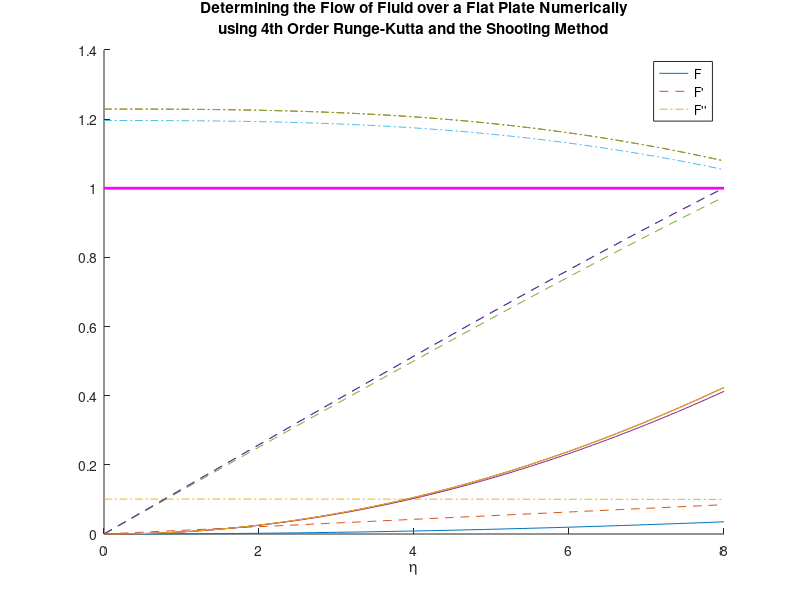

Here is the MATLAB script that generated this plot:
clear all;
close all;
clc;

tic         % start clock

h = 0.1;           % R-K step size
x = 0:h:8;         % calculate x values
eps = 0.00001;      % epsilon, given
e1 = 0;             % initialize error
e2 = 0;             % initialize error
ds = 0.001;          % Newton-Raphson step size

y1 = zeros(1,length(x));     % initialize y1
y2 = zeros(1,length(x));     % initialize y2
y3 = zeros(1,length(x));     % initialize y3

y1(1) = 0;                  % given
y2(1) = 0;                  % given
y2(length(x)) = 1;          % given

s = 0.1;                   % initial guess for y3(1)

k = 0;                      % variable to count number of iterations required to satisfy epsilon


for j = 1:100        % If too many iterations, stop and change initial guess
    
    k = k + 1;              % count number of iterations performed
    y3(1) = s;              % set initial guess
    
    for i=1:(length(x)-1)
    
        % Solve for Runge-Kutta Constants and calculate
        k1_y1 = y2(i) * h;
        k1_y2 = y3(i) * h;
        k1_y3 = -y1(i) * y3(i) * h;
    
        k2_y1 = (y2(i) + k1_y1 / 2) * h;
        k2_y2 = (y3(i) + k1_y2 / 2) * h;
        k2_y3 = -(y1(i) + k1_y1 / 2) * (y3(i) + k1_y3 / 2) * h;
    
        k3_y1 = (y2(i) + k2_y1 / 2) * h;
        k3_y2 = (y3(i) + k2_y2 / 2) * h;
        k3_y3 = -(y1(i) + k2_y1/2) * (y3(i) + k2_y3 / 2) * h;
    
        k4_y1 = (y2(i) + k3_y1) * h;
        k4_y2 = (y3(i) + k3_y2) * h;
        k4_y3 = -(y1(i) + k3_y1) * (y3(i) + k3_y3) * h;
    
        y1(i+1) = y1(i) + (1/6) * (k1_y1 + 2*k2_y1 + 2*k3_y1 + k4_y1) * h;
        y2(i+1) = y2(i) + (1/6) * (k1_y2 + 2*k2_y2 + 2*k3_y2 + k4_y2) * h;
        y3(i+1) = y3(i) + (1/6) * (k1_y3 + 2*k2_y3 + 2*k3_y3 + k4_y3) * h;
    end
    
    e1 = y2(length(x));     % store final value of first y2
    y3(1) = s + ds;     % add Newton-Raphson step to initial guess and recompute

    for i=1:(length(x)-1)   

        % Solve for Runge-Kutta Constants and calculate again
        k1_y1 = y2(i) * h;
        k1_y2 = y3(i) * h;
        k1_y3 = -y1(i) * y3(i) * h;
    
        k2_y1 = (y2(i) + k1_y1 / 2) * h;
        k2_y2 = (y3(i) + k1_y2 / 2) * h;
        k2_y3 = -(y1(i) + k1_y1 / 2) * (y3(i) + k1_y3 / 2) * h;
    
        k3_y1 = (y2(i) + k2_y1 / 2) * h;
        k3_y2 = (y3(i) + k2_y2 / 2) * h;
        k3_y3 = -(y1(i) + k2_y1/2) * (y3(i) + k2_y3 / 2) * h;
    
        k4_y1 = (y2(i) + k3_y1) * h;
        k4_y2 = (y3(i) + k3_y2) * h;
        k4_y3 = -(y1(i) + k3_y1) * (y3(i) + k3_y3) * h;
    
        y1(i+1) = y1(i) + (1/6) * (k1_y1 + 2*k2_y1 + 2*k3_y1 + k4_y1) * h;
        y2(i+1) = y2(i) + (1/6) * (k1_y2 + 2*k2_y2 + 2*k3_y2 + k4_y2) * h;
        y3(i+1) = y3(i) + (1/6) * (k1_y3 + 2*k2_y3 + 2*k3_y3 + k4_y3) * h;
    end

    e2 = y2(length(x));     % store final value of second y2
    
    s = s - (e1-1)/((e2-e1)/ds);    % recompute the initial guess using Newton-Raphson method
    error = abs(e1-1);  
    
    % Plot current values for y1, y2, and y3
    hold on
    plot(x,y1,'-',x,y2,'--',x,y3,'-.')
    hold off
    
    if error < eps      % check if with pre-determined tolerance
        fprintf('Number of Iterations = %d \nFinal Error = %4.15f \n\n',k,error);
        
        % add title, line, and labels
        title({'Determining the Flow of Fluid over a Flat Plate Numerically', 'using 4th Order Runge-Kutta and the Shooting Method'})
        xlabel('\eta')
        line('XData', [0 8], 'YData', [1 1], 'LineStyle', '-', 'LineWidth', 2, 'Color','m')
        legend('F','F''','F''''')
        
        break 
    end
end

if j > 100
    fprintf('Too many iterations required, adjust initial guess and try again\n\n');
end

toc